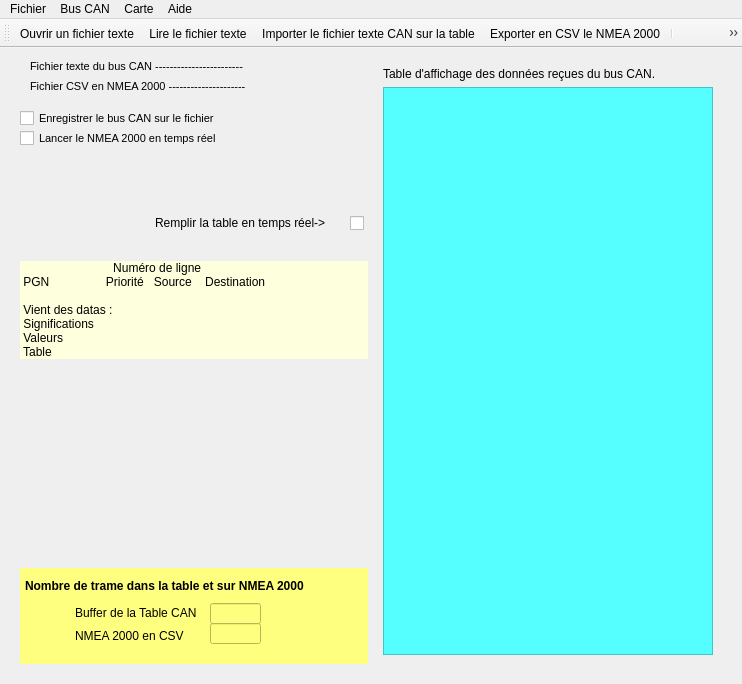
<?xml version="1.0" encoding="UTF-8"?>
<ui version="4.0">
 <author>Alain malvoisin</author>
 <class>MainWindow</class>
 <widget class="QMainWindow" name="MainWindow">
  <property name="geometry">
   <rect>
    <x>0</x>
    <y>0</y>
    <width>742</width>
    <height>684</height>
   </rect>
  </property>
  <property name="minimumSize">
   <size>
    <width>710</width>
    <height>0</height>
   </size>
  </property>
  <property name="maximumSize">
   <size>
    <width>850</width>
    <height>16777215</height>
   </size>
  </property>
  <property name="windowTitle">
   <string>CAN bus et NMEA 2000 en temps réél</string>
  </property>
  <property name="windowIcon">
   <iconset>
    <selectedon>:/icones/ps2.png</selectedon>
   </iconset>
  </property>
  <widget class="QWidget" name="centralwidget">
   <layout class="QGridLayout" name="gridLayout">
    <property name="leftMargin">
     <number>20</number>
    </property>
    <property name="topMargin">
     <number>10</number>
    </property>
    <property name="rightMargin">
     <number>20</number>
    </property>
    <property name="bottomMargin">
     <number>20</number>
    </property>
    <item row="2" column="0" colspan="2">
     <widget class="QLabel" name="lab_octet">
      <property name="sizePolicy">
       <sizepolicy hsizetype="Minimum" vsizetype="Preferred">
        <horstretch>0</horstretch>
        <verstretch>0</verstretch>
       </sizepolicy>
      </property>
      <property name="autoFillBackground">
       <bool>false</bool>
      </property>
      <property name="styleSheet">
       <string notr="true">background-color: rgb(254, 255, 221);</string>
      </property>
      <property name="lineWidth">
       <number>1</number>
      </property>
      <property name="text">
       <string>                            Numéro de ligne
 PGN                 Priorité   Source    Destination

 Vient des datas :
 Significations
 Valeurs
 Table</string>
      </property>
      <property name="wordWrap">
       <bool>true</bool>
      </property>
     </widget>
    </item>
    <item row="0" column="3" rowspan="6" colspan="2">
     <layout class="QVBoxLayout" name="verticalLayout">
      <item>
       <widget class="QWidget" name="widget_2" native="true">
        <layout class="QGridLayout" name="gridLayout_2">
         <item row="0" column="0">
          <widget class="QLabel" name="label_4">
           <property name="text">
            <string>Table d'affichage des données reçues du bus CAN.</string>
           </property>
          </widget>
         </item>
         <item row="1" column="0">
          <widget class="QTableView" name="table_can">
           <property name="minimumSize">
            <size>
             <width>310</width>
             <height>0</height>
            </size>
           </property>
           <property name="styleSheet">
            <string notr="true">background-color: rgb(85, 255, 255);</string>
           </property>
           <attribute name="horizontalHeaderMinimumSectionSize">
            <number>24</number>
           </attribute>
           <attribute name="verticalHeaderVisible">
            <bool>false</bool>
           </attribute>
           <attribute name="verticalHeaderDefaultSectionSize">
            <number>30</number>
           </attribute>
          </widget>
         </item>
        </layout>
       </widget>
      </item>
     </layout>
    </item>
    <item row="5" column="0" colspan="2">
     <widget class="QWidget" name="widget" native="true">
      <property name="styleSheet">
       <string notr="true">background-color: rgb(255, 255, 127);</string>
      </property>
      <widget class="QLineEdit" name="line_nmea">
       <property name="geometry">
        <rect>
         <x>190</x>
         <y>55</y>
         <width>51</width>
         <height>21</height>
        </rect>
       </property>
      </widget>
      <widget class="QLineEdit" name="line_table">
       <property name="geometry">
        <rect>
         <x>190</x>
         <y>35</y>
         <width>51</width>
         <height>21</height>
        </rect>
       </property>
      </widget>
      <widget class="QLabel" name="label_2">
       <property name="geometry">
        <rect>
         <x>55</x>
         <y>60</y>
         <width>121</width>
         <height>16</height>
        </rect>
       </property>
       <property name="text">
        <string>NMEA 2000 en CSV</string>
       </property>
       <property name="buddy">
        <cstring>line_nmea</cstring>
       </property>
      </widget>
      <widget class="QLabel" name="label_3">
       <property name="geometry">
        <rect>
         <x>55</x>
         <y>35</y>
         <width>131</width>
         <height>20</height>
        </rect>
       </property>
       <property name="text">
        <string>Buffer de la Table CAN</string>
       </property>
       <property name="buddy">
        <cstring>line_table</cstring>
       </property>
      </widget>
      <widget class="QLabel" name="label">
       <property name="geometry">
        <rect>
         <x>5</x>
         <y>10</y>
         <width>321</width>
         <height>16</height>
        </rect>
       </property>
       <property name="font">
        <font>
         <weight>75</weight>
         <bold>true</bold>
        </font>
       </property>
       <property name="text">
        <string>Nombre de trame dans la table et sur NMEA 2000</string>
       </property>
      </widget>
     </widget>
    </item>
    <item row="0" column="0" colspan="2">
     <widget class="QWidget" name="widget_5" native="true">
      <widget class="QWidget" name="widget_6" native="true">
       <property name="geometry">
        <rect>
         <x>0</x>
         <y>-5</y>
         <width>331</width>
         <height>100</height>
        </rect>
       </property>
       <property name="font">
        <font>
         <pointsize>8</pointsize>
         <weight>50</weight>
         <bold>false</bold>
        </font>
       </property>
       <widget class="QCheckBox" name="check_file">
        <property name="geometry">
         <rect>
          <x>0</x>
          <y>55</y>
          <width>246</width>
          <height>20</height>
         </rect>
        </property>
        <property name="text">
         <string>Enregistrer le bus CAN sur le fichier</string>
        </property>
       </widget>
       <widget class="QCheckBox" name="check_nmea">
        <property name="geometry">
         <rect>
          <x>0</x>
          <y>75</y>
          <width>226</width>
          <height>20</height>
         </rect>
        </property>
        <property name="text">
         <string>Lancer le NMEA 2000 en temps réel</string>
        </property>
       </widget>
       <widget class="QLabel" name="lab_file">
        <property name="geometry">
         <rect>
          <x>10</x>
          <y>5</y>
          <width>321</width>
          <height>16</height>
         </rect>
        </property>
        <property name="text">
         <string>Fichier texte du bus CAN ------------------------</string>
        </property>
       </widget>
       <widget class="QLabel" name="lab_csv">
        <property name="geometry">
         <rect>
          <x>10</x>
          <y>25</y>
          <width>321</width>
          <height>16</height>
         </rect>
        </property>
        <property name="text">
         <string>Fichier CSV en NMEA 2000 ---------------------</string>
        </property>
       </widget>
      </widget>
     </widget>
    </item>
    <item row="3" column="0" rowspan="2" colspan="2">
     <widget class="QWidget" name="widget_3" native="true">
      <widget class="QLabel" name="label_5">
       <property name="geometry">
        <rect>
         <x>0</x>
         <y>5</y>
         <width>346</width>
         <height>106</height>
        </rect>
       </property>
       <property name="text">
        <string/>
       </property>
       <property name="pixmap">
        <pixmap>C:/Users/alain/.designer/PythonProject/images/regate.jpg</pixmap>
       </property>
       <property name="scaledContents">
        <bool>true</bool>
       </property>
      </widget>
      <widget class="QLabel" name="label_6">
       <property name="geometry">
        <rect>
         <x>205</x>
         <y>75</y>
         <width>55</width>
         <height>61</height>
        </rect>
       </property>
       <property name="text">
        <string/>
       </property>
       <property name="pixmap">
        <pixmap>images/VoilierImage2.png</pixmap>
       </property>
       <property name="scaledContents">
        <bool>true</bool>
       </property>
      </widget>
      <widget class="QLabel" name="label_12">
       <property name="geometry">
        <rect>
         <x>60</x>
         <y>75</y>
         <width>55</width>
         <height>56</height>
        </rect>
       </property>
       <property name="text">
        <string/>
       </property>
       <property name="pixmap">
        <pixmap>images/Spi.png</pixmap>
       </property>
       <property name="scaledContents">
        <bool>true</bool>
       </property>
      </widget>
      <widget class="QLabel" name="label_7">
       <property name="geometry">
        <rect>
         <x>115</x>
         <y>110</y>
         <width>55</width>
         <height>51</height>
        </rect>
       </property>
       <property name="text">
        <string/>
       </property>
       <property name="pixmap">
        <pixmap>images/Image3.png</pixmap>
       </property>
       <property name="scaledContents">
        <bool>true</bool>
       </property>
      </widget>
      <widget class="QLabel" name="label_8">
       <property name="geometry">
        <rect>
         <x>0</x>
         <y>0</y>
         <width>346</width>
         <height>101</height>
        </rect>
       </property>
       <property name="text">
        <string/>
       </property>
       <property name="pixmap">
        <pixmap>images/regate.jpg</pixmap>
       </property>
       <property name="scaledContents">
        <bool>true</bool>
       </property>
      </widget>
      <zorder>label_5</zorder>
      <zorder>label_7</zorder>
      <zorder>label_8</zorder>
      <zorder>label_12</zorder>
      <zorder>label_6</zorder>
     </widget>
    </item>
    <item row="1" column="0" colspan="2">
     <widget class="QWidget" name="widget_4" native="true">
      <widget class="QCheckBox" name="check_buffer">
       <property name="geometry">
        <rect>
         <x>330</x>
         <y>45</y>
         <width>16</width>
         <height>36</height>
        </rect>
       </property>
       <property name="font">
        <font>
         <weight>75</weight>
         <bold>true</bold>
        </font>
       </property>
       <property name="text">
        <string/>
       </property>
      </widget>
      <widget class="QLabel" name="label_9">
       <property name="geometry">
        <rect>
         <x>135</x>
         <y>55</y>
         <width>191</width>
         <height>16</height>
        </rect>
       </property>
       <property name="text">
        <string>Remplir la table en temps réel-&gt;</string>
       </property>
       <property name="buddy">
        <cstring>check_buffer</cstring>
       </property>
      </widget>
      <widget class="QLabel" name="lab_connection">
       <property name="geometry">
        <rect>
         <x>10</x>
         <y>0</y>
         <width>316</width>
         <height>41</height>
        </rect>
       </property>
       <property name="font">
        <font>
         <pointsize>8</pointsize>
         <weight>75</weight>
         <bold>true</bold>
        </font>
       </property>
       <property name="styleSheet">
        <string notr="true">color: rgb(255, 85, 0);</string>
       </property>
       <property name="text">
        <string/>
       </property>
      </widget>
     </widget>
    </item>
   </layout>
  </widget>
  <widget class="QMenuBar" name="menubar">
   <property name="geometry">
    <rect>
     <x>0</x>
     <y>0</y>
     <width>742</width>
     <height>26</height>
    </rect>
   </property>
   <widget class="QMenu" name="menuFichier">
    <property name="title">
     <string>Fichier</string>
    </property>
    <addaction name="actionOuvrir"/>
    <addaction name="actionVoir"/>
    <addaction name="actionImporter"/>
    <addaction name="actionExport"/>
    <addaction name="separator"/>
    <addaction name="actionQuitter"/>
   </widget>
   <widget class="QMenu" name="menuTable">
    <property name="title">
     <string>Aide</string>
    </property>
    <addaction name="actionAide"/>
    <addaction name="actionAbout"/>
   </widget>
   <widget class="QMenu" name="menuBus_CAN">
    <property name="title">
     <string>Bus CAN</string>
    </property>
    <addaction name="actionOpen"/>
    <addaction name="actionClose"/>
    <addaction name="actionRead"/>
    <addaction name="actionStop"/>
    <addaction name="separator"/>
    <addaction name="actionStatus"/>
   </widget>
   <widget class="QMenu" name="menuCarte">
    <property name="title">
     <string>Carte</string>
    </property>
    <addaction name="actionMap"/>
   </widget>
   <addaction name="menuFichier"/>
   <addaction name="menuBus_CAN"/>
   <addaction name="menuCarte"/>
   <addaction name="menuTable"/>
  </widget>
  <widget class="QToolBar" name="toolBar">
   <property name="windowTitle">
    <string>toolBar</string>
   </property>
   <attribute name="toolBarArea">
    <enum>TopToolBarArea</enum>
   </attribute>
   <attribute name="toolBarBreak">
    <bool>false</bool>
   </attribute>
   <addaction name="actionOuvrir"/>
   <addaction name="actionVoir"/>
   <addaction name="actionImporter"/>
   <addaction name="actionExport"/>
   <addaction name="separator"/>
   <addaction name="actionOpen"/>
   <addaction name="actionClose"/>
   <addaction name="actionRead"/>
   <addaction name="actionStop"/>
   <addaction name="separator"/>
   <addaction name="actionMap"/>
   <addaction name="separator"/>
   <addaction name="actionStatus"/>
   <addaction name="separator"/>
   <addaction name="actionAide"/>
   <addaction name="separator"/>
   <addaction name="actionQuitter"/>
   <addaction name="separator"/>
  </widget>
  <action name="actionQuitter">
   <property name="checkable">
    <bool>true</bool>
   </property>
   <property name="icon">
    <iconset>
     <normaloff>icones/sortie.png</normaloff>icones/sortie.png</iconset>
   </property>
   <property name="text">
    <string>Quitter</string>
   </property>
   <property name="toolTip">
    <string>Quitter l'application</string>
   </property>
   <property name="shortcut">
    <string>Ctrl+Q</string>
   </property>
  </action>
  <action name="actionImporter">
   <property name="icon">
    <iconset>
     <normaloff>icones/Table.ico</normaloff>icones/Table.ico</iconset>
   </property>
   <property name="text">
    <string>Importer le fichier texte CAN sur la table</string>
   </property>
   <property name="toolTip">
    <string>Importer le fichier CAN dans la table</string>
   </property>
   <property name="shortcut">
    <string>Ctrl+I</string>
   </property>
  </action>
  <action name="actionVoir">
   <property name="icon">
    <iconset>
     <normaloff>icones/Reading.png</normaloff>icones/Reading.png</iconset>
   </property>
   <property name="text">
    <string>Lire le fichier texte</string>
   </property>
   <property name="toolTip">
    <string>Lire le fichier du bus CAN</string>
   </property>
   <property name="shortcut">
    <string>Ctrl+T</string>
   </property>
  </action>
  <action name="actionOuvrir">
   <property name="icon">
    <iconset>
     <normaloff>icones/Ouvir.gif</normaloff>icones/Ouvir.gif</iconset>
   </property>
   <property name="text">
    <string>Ouvrir un fichier texte</string>
   </property>
   <property name="toolTip">
    <string>Ouvrir un fichier texte</string>
   </property>
   <property name="shortcut">
    <string>Ctrl+E</string>
   </property>
  </action>
  <action name="actionOpen">
   <property name="icon">
    <iconset>
     <normaloff>icones/OpenMal.gif</normaloff>icones/OpenMal.gif</iconset>
   </property>
   <property name="text">
    <string>Ouvre l'dapatateur</string>
   </property>
   <property name="toolTip">
    <string>Ouvre l'adaptateur CAN</string>
   </property>
   <property name="shortcut">
    <string>Ctrl+O</string>
   </property>
  </action>
  <action name="actionClose">
   <property name="icon">
    <iconset>
     <normaloff>icones/CloseMal.gif</normaloff>icones/CloseMal.gif</iconset>
   </property>
   <property name="text">
    <string>Ferme l'adaptateur</string>
   </property>
   <property name="toolTip">
    <string>Ferme l'adaptateur CAN</string>
   </property>
   <property name="shortcut">
    <string>Ctrl+C</string>
   </property>
  </action>
  <action name="actionRead">
   <property name="icon">
    <iconset>
     <normaloff>icones/Talk.gif</normaloff>icones/Talk.gif</iconset>
   </property>
   <property name="text">
    <string>Lecture du  bus CAN</string>
   </property>
   <property name="toolTip">
    <string>Lecture sur le bus CAN en temps réel</string>
   </property>
   <property name="shortcut">
    <string>Ctrl+R</string>
   </property>
  </action>
  <action name="actionStatus">
   <property name="icon">
    <iconset>
     <normaloff>icones/Status.png</normaloff>icones/Status.png</iconset>
   </property>
   <property name="text">
    <string>Lire le Status</string>
   </property>
   <property name="toolTip">
    <string>Lire le Status du bus CAN</string>
   </property>
   <property name="shortcut">
    <string>Ctrl+L</string>
   </property>
  </action>
  <action name="actionStop">
   <property name="icon">
    <iconset>
     <normaloff>icones/STOP.gif</normaloff>icones/STOP.gif</iconset>
   </property>
   <property name="text">
    <string>STOP la lecture</string>
   </property>
   <property name="toolTip">
    <string>STOP la lecture CAN en temps réel</string>
   </property>
   <property name="shortcut">
    <string>Ctrl+S</string>
   </property>
  </action>
  <action name="actionAbout">
   <property name="icon">
    <iconset>
     <normaloff>icones/VoilierImage.png</normaloff>icones/VoilierImage.png</iconset>
   </property>
   <property name="text">
    <string>A propos</string>
   </property>
   <property name="shortcut">
    <string>Ctrl+A</string>
   </property>
  </action>
  <action name="actionExport">
   <property name="icon">
    <iconset>
     <normaloff>icones/csv.png</normaloff>icones/csv.png</iconset>
   </property>
   <property name="text">
    <string>Exporter en CSV le NMEA 2000</string>
   </property>
   <property name="toolTip">
    <string>Exporter NMEA 2000 vers un CSV</string>
   </property>
   <property name="shortcut">
    <string>Ctrl+N</string>
   </property>
  </action>
  <action name="actionMap">
   <property name="icon">
    <iconset>
     <normaloff>icones/VoilierImage.png</normaloff>icones/VoilierImage.png</iconset>
   </property>
   <property name="text">
    <string>Voir la carte</string>
   </property>
   <property name="toolTip">
    <string>Voir le voilier sur la carte</string>
   </property>
  </action>
  <action name="actionAide">
   <property name="icon">
    <iconset>
     <normaloff>icones/aides.png</normaloff>icones/aides.png</iconset>
   </property>
   <property name="text">
    <string>Aide</string>
   </property>
   <property name="shortcut">
    <string>F1</string>
   </property>
  </action>
 </widget>
 <resources/>
 <connections/>
</ui>
